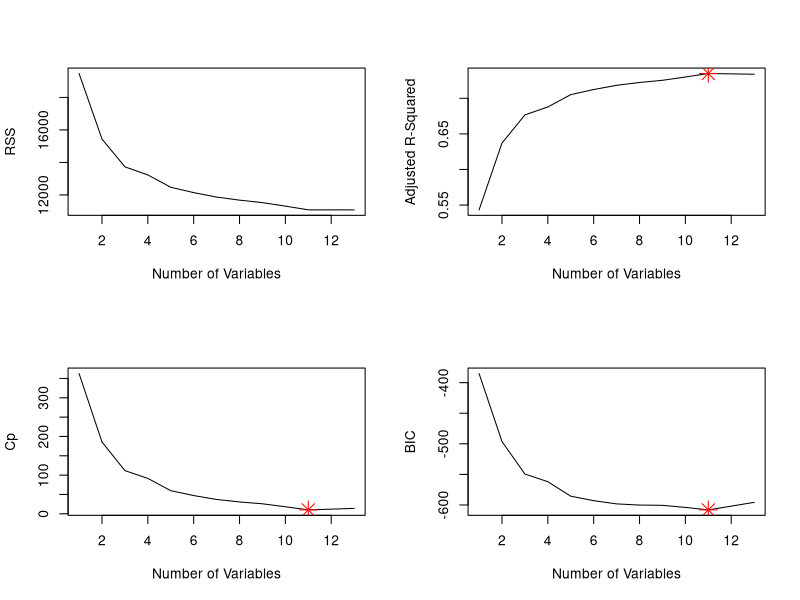
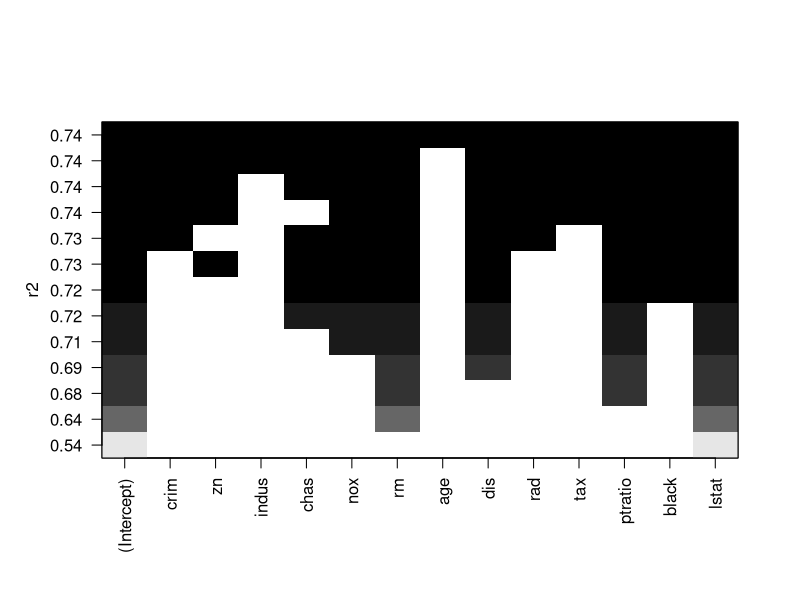
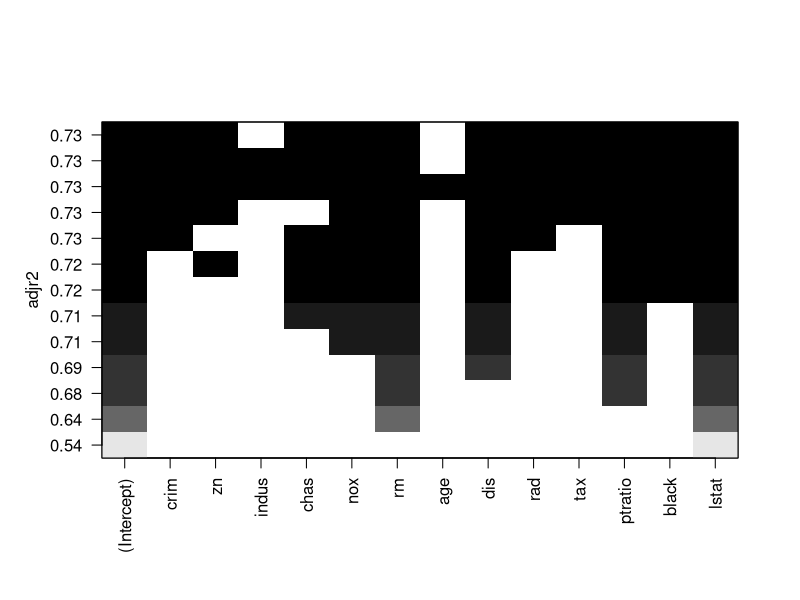
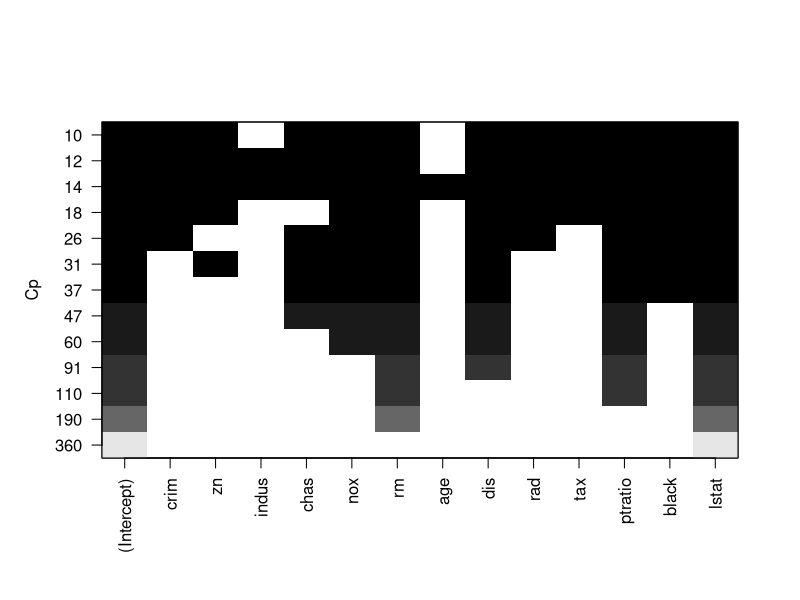
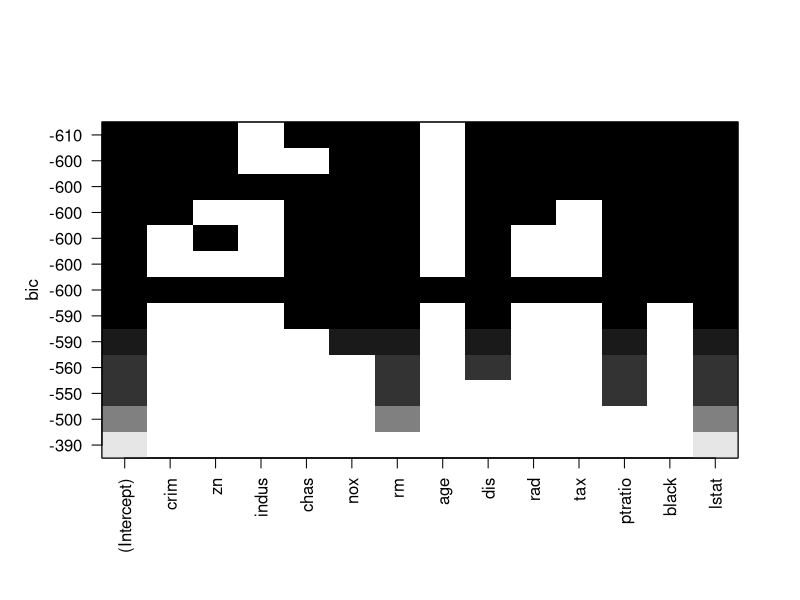
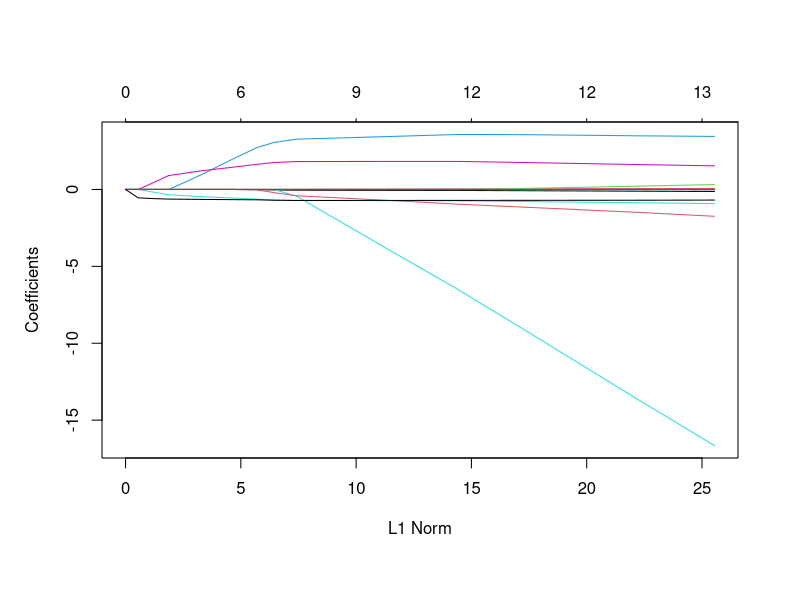
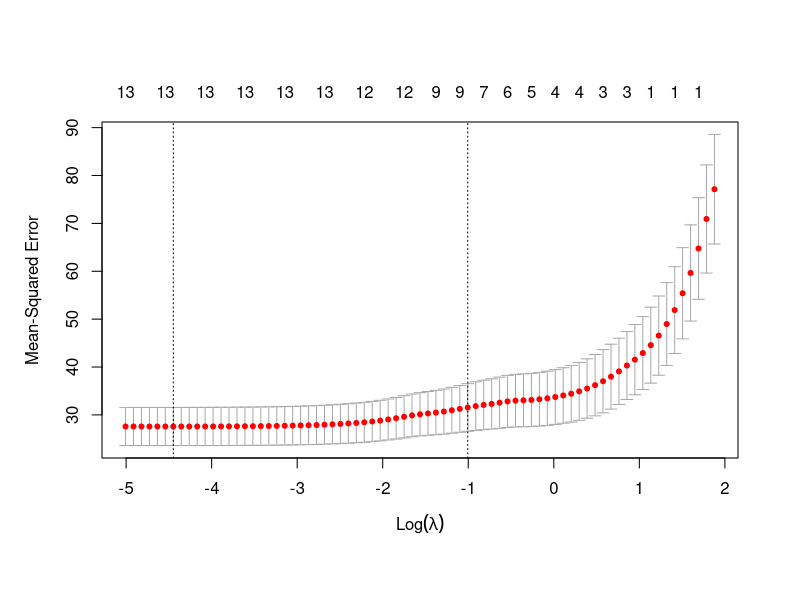
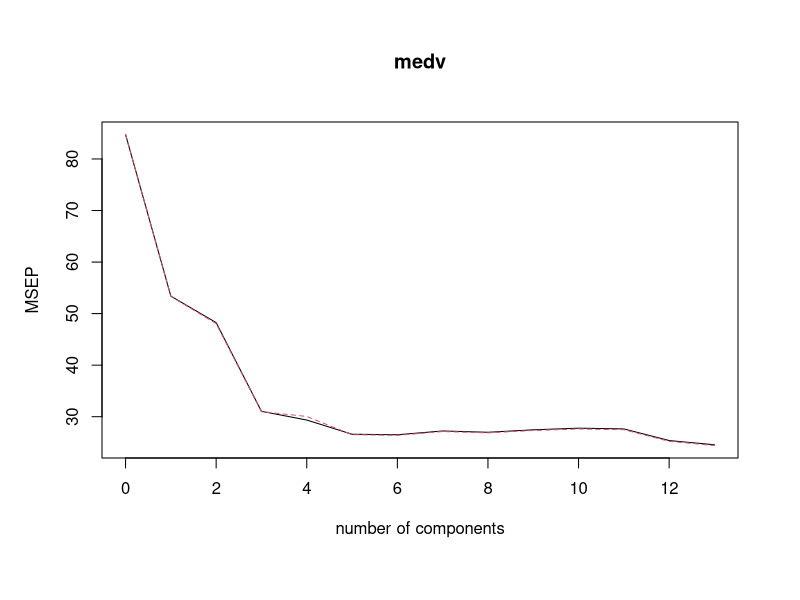

These charts were generated, in order, by the following R code: (Note: this script raises an error after producing the figures.)
# Exercise 6-11 

# Objective: Predict per-capita crime rate in the Boston dataset

# Load Dataset
library(MASS)
data(Boston)
dim(Boston) # 506 rows, 14 columns
sum(is.na(Boston)) # No NAs

str(Boston)
# Real dataset
# Y-variable: medv (median home value in Boston suburbs)
# X-variables: 
  # crim (crime rate in town)
  # zn (residential land zoned for lots > 25000 sq ft) 
  # industry (non-retail business acreage)
  # chas (Charles River dumvar, 1 if along river, 0 if not)
  # nox (Nitrogen Oxide concentration in air, ppm)
  # rm (avg # of rooms in housing unit)
  # age (of housing unit if built prior to 1940)
  # dis (distance to employment sites in Boston)
  # rad (accessibility to highways)
  # tax (property tax rate)
  # ptratio (teacher-student ratio)
  # black (proportion of African-Americans)
  # lstat (lower status of pop %)

# a) Regression methods: Best Subsets, Lasso, PCR

# Best Subsets

library(leaps)
regfit.full.model <- regsubsets(medv~., Boston, nvmax=13)
summary(regfit.full.model)
# predictors with most asterisks: lstat and rm
reg.summary <- summary(regfit.full.model)
reg.summary$rsq # R-squared for 12th and 13th models is basically the same at 74.06%  

# Plots
par(mfrow=c(2,2))
# RSS
plot(reg.summary$rss, xlab="Number of Variables", ylab="RSS", type="l")  
# Adjusted R-Squared
plot(reg.summary$adjr2, xlab="Number of Variables", ylab="Adjusted R-Squared", type="l")  
which.max((reg.summary$adjr2)) # 11th model has highest Adjusted R-squared
points(11, reg.summary$adjr2[11], col="red", cex=2, pch=8)
# Cp
plot(reg.summary$cp, xlab="Number of Variables", ylab="Cp", type="l")  
which.min((reg.summary$cp)) # 11th model has lowest Cp
points(11, reg.summary$cp[11], col="red", cex=2, pch=8)
# BIC
plot(reg.summary$bic, xlab="Number of Variables", ylab="BIC", type="l")
which.min((reg.summary$bic)) # 11th model has lowest BIC
points(11, reg.summary$bic[11], col="red", cex=2, pch=8)

par(mfrow=c(1,1))

plot(regfit.full.model, scale="r2")
plot(regfit.full.model, scale="adjr2") 
plot(regfit.full.model, scale="Cp")
plot(regfit.full.model, scale="bic")
# Adjusted R-squared, Cp, and BIC indicate 11th model, eliminating indus and age

# Choose 11th model
coef(regfit.full.model,11)
# R-squared = 71.30%

# --- Split data into Test and Train ---

set.seed(100)
train <- sample(c(TRUE,FALSE), nrow(Boston), replace=TRUE) # random vector in which elements that are true will be in train, otherwise they won't be
test <- (!train) # another vector in which true elements are in test, false if not
x <- model.matrix(medv~., Boston)[, -1] 
y <- Boston$medv
y.test <- y[test]

# Lasso Model

library(glmnet)
grid <- 10^seq(10, -2, length=100)
lasso.model <- glmnet(x[train, ], y[train], alpha=1, lambda=grid)
plot(lasso.model)
# around half of coefficients are close to zero regardless of the tuning parameter  

# cross validation and Test MSE:
set.seed(100)
cv.lasso <- cv.glmnet(x[train, ], y[train], alpha=1)
plot(cv.lasso) 
# lowest MSE with all 13 variables included
bestlambda <- cv.lasso$lambda.min # 0.011699
lasso.pred <- predict(lasso.model, s=bestlambda, newx= x[test, ], y=y[test])
mean((lasso.pred - y.test)^2) 
# Test MSE = 24.6927

# Prediction
lasso.model2 <- glmnet(x, y, alpha=1, lambda=grid)
lasso.coef <- predict(lasso.model2, type="coefficients", s=bestlambda)
lasso.coef
# of the 13 variables, age = . and indus = 0.004  
# final lasso model can eliminate age and indus and still have relatively low MSE with 11 variables

# PCR Model (Principal Components Regression)

library(pls)
set.seed(100)
pcrmodel1 <- pcr(medv~., data=Boston, scale=TRUE, validation="CV")
summary(pcrmodel1)
# 74.06% of medv explained by 13 components
validationplot(pcrmodel1, val.type="MSEP") # lowest MSEP at M=13

# PCR on train data
set.seed(100)
pcrmodel2 <- pcr(medv~., data=Boston, subset=train, scale=TRUE, validation="CV")
validationplot(pcrmodel2, val.type="MSEP") # still shows lowest MSEP at M=13

# Test MSE
pcr.pred <- predict(pcrmodel2, x[test,], ncomp=13)
mean((pcr.pred-y.test)^2)
# Test MSE = 24.724 -- very similar to the lasso

# Fit PCR on the full data set
pcr.fit <- pcr(y~x, scale=TRUE, ncomp=13)
summary(pcr.fit)
# same % of variance explained (74.06%) as found above in Best Subsets with all 13 variables


# b) Evaluate model performance using Validation Set Error / Cross-Validation

# Validation Set - Best Subsets

regfit.best <- regsubsets(medv~.-indus-age, data=Boston[train,], nvmax=11)
# computing validation set error for the best model of each model size:
test.matrix <- model.matrix(medv~.-indus-age, data=Boston[test, ])
vector <- rep(NA, 11)
# For Loop
for (i in 1:11){
  coefi <- coef(regfit.best, id=i) 
  pred <- test.matrix[, names(coefi)] %*% coefi 
  vector[i] <- mean((Boston$medv[test]-pred)^2) 
}
print(vector)
# 24.67

# predict function for CV 
predict.regsubsets <- function(object, newdata, id){
  formula <- as.formula(object$call[[2]])
  matrix <- model.matrix(formula, newdata)
  coefi <- coef(object, id=id)
  xvars <- names(coefi)
  matrix[ ,xvars] %*% coefi
}

# Cross-Validation - Best Subsets

k <- 10  
n <- nrow(Boston)
set.seed(100)
folds <- sample(rep(1:k, length=n))
matrix1 <- matrix(NA, k, 11, dimnames=list(NULL, paste(1:11)))
# Nested For Loop 
for (j in i:k){
  best.fit <- regsubsets(medv~.-indus-age, data=Boston[folds != j, ], nvmax=11) 
  for (i in 1:11){
    pred <- predict.regsubsets(best.fit, Boston[folds == j, ], id=i) 
    matrix1[j,i] <- mean((Boston$medv[folds == j] - pred)^2) 
  }
}  
matrix1

# average the columns of the matrix to obtain a vector 
mean.matrix1 <- apply(matrix1, 2, mean)
mean.matrix1
# result aligns with the Validation Set results, as the lowest error is in the 11th model at 23.44
plot(mean.matrix1, type="b", col="blue")

#c) Does the chosen model include all features in the dataset?
  # Best Subsets does not, we eliminated indus and age earlier. The Adjusted R-squared, RSS, Cp, and BIC all indicated that
  # the 11th model was the most optimal, and all measures pointed towards removing these two features.
